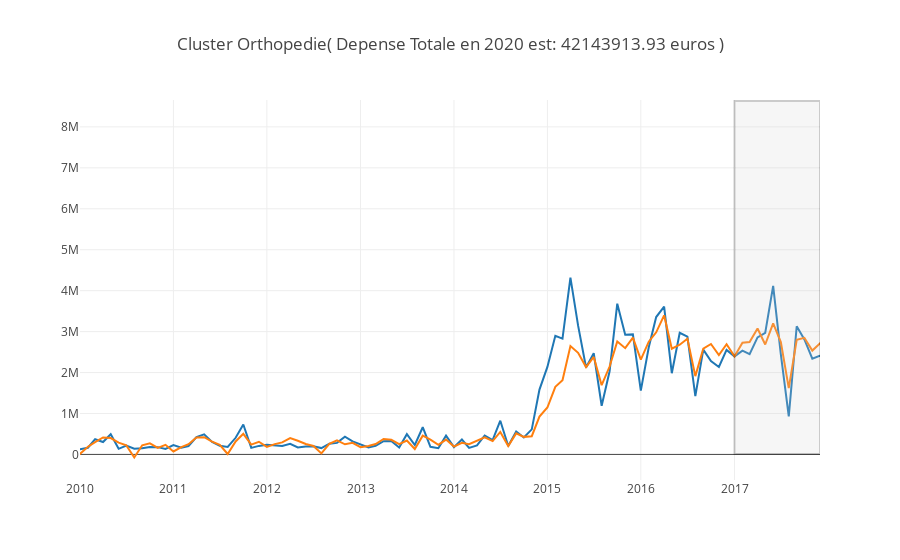

Notebook source saved alongside this figure:
### Markdown cell above
#### Cluster Orthopedie

### Code cell
make_prediction_by_cluster(data = df, cluster = 'c5', validation_period = validation_period, n_pred = n_preds, period = ['2013-01-01','2020-01-01'], plot_intervals = False,list_slen = range(12,13))
